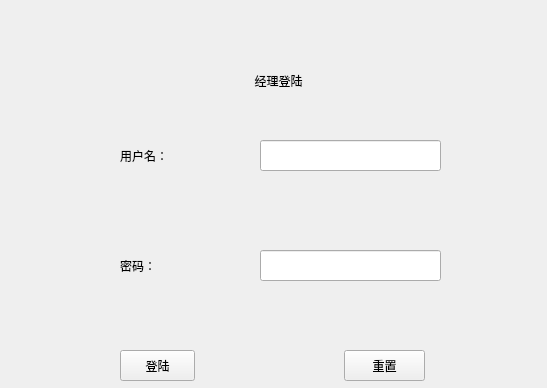
<?xml version="1.0" encoding="UTF-8"?>
<ui version="4.0">
 <class>Widget</class>
 <widget class="QWidget" name="Widget">
  <property name="geometry">
   <rect>
    <x>0</x>
    <y>0</y>
    <width>547</width>
    <height>388</height>
   </rect>
  </property>
  <property name="windowTitle">
   <string>登陆</string>
  </property>
  <property name="windowIcon">
   <iconset theme="1.png">
    <normaloff>.</normaloff>.</iconset>
  </property>
  <widget class="QLabel" name="label">
   <property name="geometry">
    <rect>
     <x>120</x>
     <y>130</y>
     <width>121</width>
     <height>51</height>
    </rect>
   </property>
   <property name="styleSheet">
    <string notr="true">font: 75 11pt &quot;微软雅黑 Light&quot;;</string>
   </property>
   <property name="text">
    <string>用户名：</string>
   </property>
  </widget>
  <widget class="QLabel" name="label_2">
   <property name="geometry">
    <rect>
     <x>120</x>
     <y>240</y>
     <width>121</width>
     <height>51</height>
    </rect>
   </property>
   <property name="styleSheet">
    <string notr="true">font: 75 11pt &quot;微软雅黑 Light&quot;;</string>
   </property>
   <property name="text">
    <string>密码：</string>
   </property>
  </widget>
  <widget class="QLabel" name="label_3">
   <property name="geometry">
    <rect>
     <x>123</x>
     <y>50</y>
     <width>311</width>
     <height>61</height>
    </rect>
   </property>
   <property name="styleSheet">
    <string notr="true">font: 20pt &quot;Comic Sans MS&quot;;</string>
   </property>
   <property name="text">
    <string>经理登陆</string>
   </property>
   <property name="alignment">
    <set>Qt::AlignCenter</set>
   </property>
  </widget>
  <widget class="QLineEdit" name="lineEdit">
   <property name="geometry">
    <rect>
     <x>260</x>
     <y>140</y>
     <width>181</width>
     <height>31</height>
    </rect>
   </property>
   <property name="echoMode">
    <enum>QLineEdit::Normal</enum>
   </property>
  </widget>
  <widget class="QLineEdit" name="lineEdit_2">
   <property name="geometry">
    <rect>
     <x>260</x>
     <y>250</y>
     <width>181</width>
     <height>31</height>
    </rect>
   </property>
   <property name="echoMode">
    <enum>QLineEdit::Password</enum>
   </property>
  </widget>
  <widget class="QPushButton" name="pushButton">
   <property name="geometry">
    <rect>
     <x>120</x>
     <y>350</y>
     <width>75</width>
     <height>31</height>
    </rect>
   </property>
   <property name="text">
    <string>登陆</string>
   </property>
  </widget>
  <widget class="QPushButton" name="pushButton_2">
   <property name="geometry">
    <rect>
     <x>344</x>
     <y>350</y>
     <width>81</width>
     <height>31</height>
    </rect>
   </property>
   <property name="text">
    <string>重置</string>
   </property>
  </widget>
 </widget>
 <layoutdefault spacing="6" margin="11"/>
 <resources/>
 <connections/>
</ui>
